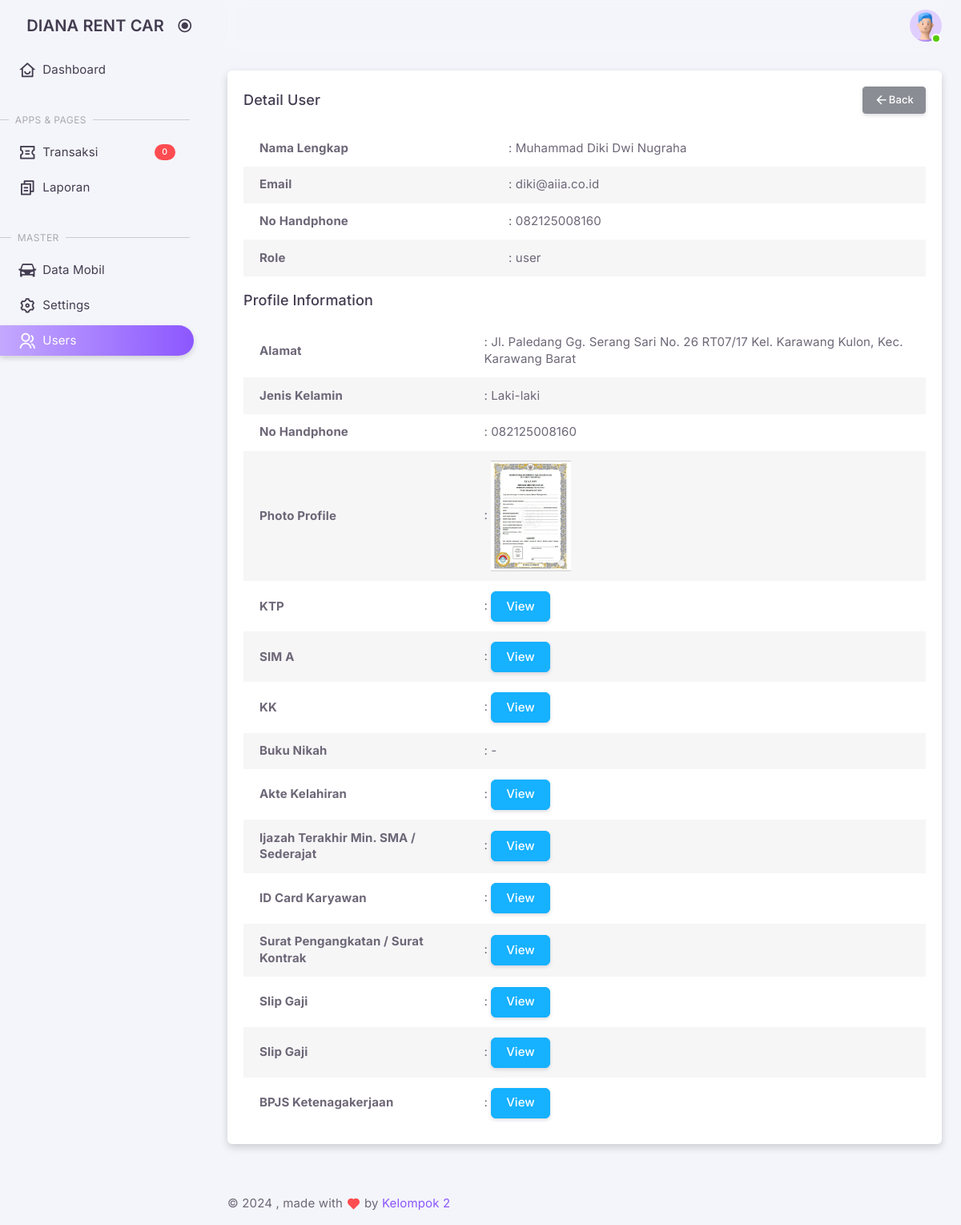
Page /admin/?views=user_detail&uuid=217b7f23-7013-433e-9d04-a3692547b282 (signed in) on the committed database.
### tables this page shows
CREATE TABLE IF NOT EXISTS `users` (
  `id` int NOT NULL AUTO_INCREMENT,
  `uuid` varchar(40) NOT NULL,
  `name` varchar(100) NOT NULL,
  `email` varchar(100) NOT NULL,
  `phone_number` varchar(15) DEFAULT NULL,
  `role` enum('admin','driver','user') NOT NULL DEFAULT 'user',
  `password` varchar(255) NOT NULL,
  `code` varchar(50) DEFAULT NULL,
  `is_verified` int DEFAULT NULL,
  `created_at` timestamp NULL DEFAULT CURRENT_TIMESTAMP,
  `updated_at` timestamp NULL DEFAULT CURRENT_TIMESTAMP ON UPDATE CURRENT_TIMESTAMP,
  PRIMARY KEY (`id`),
  UNIQUE KEY `email` (`email`),
  UNIQUE KEY `phone_number` (`phone_number`)
);

CREATE TABLE IF NOT EXISTS `tm_profiles` (
  `id` int NOT NULL AUTO_INCREMENT,
  `uuid` varchar(50) NOT NULL,
  `user_id` int NOT NULL,
  `address` text NOT NULL,
  `gender` varchar(255) NOT NULL,
  `photo_profile` varchar(255) NOT NULL,
  `ktp` varchar(255) NOT NULL,
  `sim` varchar(255) NOT NULL,
  `kk` varchar(255) NOT NULL,
  `buku_nikah` varchar(255) DEFAULT NULL,
  `akte` varchar(255) NOT NULL,
  `ijazah` varchar(255) NOT NULL,
  `id_card` varchar(255) DEFAULT NULL,
  `surat_keterangan` varchar(255) DEFAULT NULL,
  `slip_gaji` varchar(255) DEFAULT NULL,
  `bpjs` varchar(255) DEFAULT NULL,
  `created_at` timestamp NULL DEFAULT CURRENT_TIMESTAMP,
  `updated_at` timestamp NULL DEFAULT CURRENT_TIMESTAMP ON UPDATE CURRENT_TIMESTAMP,
  PRIMARY KEY (`id`),
  UNIQUE KEY `id` (`id`),
  KEY `fk_tm_profiles_user_id` (`user_id`),
  CONSTRAINT `fk_tm_profiles_user_id` FOREIGN KEY (`user_id`) REFERENCES `users` (`id`) ON DELETE CASCADE ON UPDATE CASCADE
);

### classes/User.php (called while the page is built, shortened)
<?php
class User
{
    private $conn;
    private $table = 'users';
    public function __construct()
    {
        $db = new Database();
        $this->conn = $db->connect();
    }
    public function detail($uuid)
    {
        $query = "SELECT * FROM " . $this->table . " WHERE uuid = ?";
        $stmt = $this->conn->prepare($query);
        $stmt->execute([$uuid]);
        return $stmt->fetch(PDO::FETCH_ASSOC);
    }
}

### classes/DatabaseExample.php (called while the page is built, shortened)
<?php
class Database
{
    private $host = 'localhost';
    private $db_name = 'dianarentcar';
    private $username = 'root';
    private $password = '';
    public function connect()
    {
        $this->conn = null;
        try {
            $this->conn = new PDO("mysql:host=" . $this->host . ";dbname=" . $this->db_name, $this->username, $this->password);
            $this->conn->setAttribute(PDO::ATTR_ERRMODE, PDO::ERRMODE_EXCEPTION);
        } catch (PDOException $e) {
            echo "Connection Error: " . $e->getMessage();
        }
        return $this->conn;
    }
}

### classes/Profile.php (called while the page is built, shortened)
<?php
class Profile
{
    private $conn;
    private $table = 'tm_profiles';
    public function __construct()
    {
        $db = new Database();
        $this->conn = $db->connect();
    }
    public function getByUserId($userId)
    {
        $query = "SELECT * FROM " . $this->table . " WHERE user_id = ?";
        $stmt = $this->conn->prepare($query);
        $stmt->execute([$userId]);
        return $stmt->fetch(PDO::FETCH_ASSOC);
    }
}

### admin/pages/user/detail.php (the view, shortened to what this page needs)
<?php
require_once '../classes/User.php';
require_once '../classes/Profile.php';
$getUser = new User();
$getProfile = new Profile();
$uuid = $_GET['uuid'];
$user = $getUser->detail($uuid);
$profile = $getProfile->getByUserId($user['id']);
?>
<div class="container-xxl flex-grow-1 container-p-y">
    <div class="row">
        <div class="col-xl">
            <div class="card mb-6">
                <div class="card-header d-flex justify-content-between align-items-center">
                    <h5 class="mb-0">Detail User</h5>
                    <small class="text-body float-end">
                        <a href="./index.php?views=user_list" class="btn btn-secondary btn-sm">
                            <i class="ri-arrow-left-line"></i> Back
                        </a>
                    </small>
                </div>
                <div class="card-body table-responsive">
                    <table class="table table-borderless table-striped table-hover" width="100">
                        <tbody>
                            <tr>
                                <td><b>Nama Lengkap</b></td>
                                <td>: <?php echo htmlspecialchars($user['name']); ?></td>
                            </tr>
                            <tr>
                                <td><b>Email</b></td>
                                <td>: <?php echo htmlspecialchars($user['email']); ?></td>
                            </tr>
                            <tr>
                                <td><b>No Handphone</b></td>
                                <td>: <?php echo htmlspecialchars($user['phone_number']); ?></td>
                            </tr>
                            <tr>
                                <td><b>Role</b></td>
                                <td>: <?php echo htmlspecialchars($user['role']); ?></td>
                            </tr>
                        </tbody>
                    </table>
                    <?php if ($profile): ?>
                        <h5 class="mt-4">Profile Information</h5>
                        <?php
                        function renderDocumentModal($type, $filePath)
                        {
                            if (empty($filePath)) {
                                echo "-";
                                return;
                            }
                            $fileName = htmlspecialchars($filePath);
                            $fileExtension = strtolower(pathinfo($fileName, PATHINFO_EXTENSION));
                            $modalId = $type . 'Modal';
                            if (in_array($fileExtension, ['jpg', 'jpeg', 'png', 'gif'])) {
                                echo "<button type='button' class='btn btn-info' data-bs-toggle='modal' data-bs-target='#{$modalId}'>View</button>";
                            } else {
                                echo "<p>Unsupported file type.</p>";
                            }
                        }
                        ?>
                        <table class="table table-borderless table-striped table-hover" width="100">
                            <tbody>
                                <tr>
                                    <td><b>Alamat</b></td>
                                    <td>: <?php echo htmlspecialchars($profile['address']); ?></td>
                                </tr>
                                <tr>
                                    <td><b>Jenis Kelamin</b></td>
                                    <td>: <?php echo htmlspecialchars($profile['gender']); ?></td>
                                </tr>
                                <tr>
                                    <td><b>No Handphone</b></td>
                                    <td>: <?php echo htmlspecialchars($user['phone_number']); ?></td>
                                </tr>
                                <tr>
                                    <td><b>Photo Profile</b></td>
                                    <td>: <img src="../assets/uploads/photo_profile/<?php echo htmlspecialchars($profile['photo_profile']); ?>" alt="Profile Photo" width="100"></td>
                                </tr>
                                <tr>
                                    <td><b>KTP</b></td>
                                    <td>: <?php renderDocumentModal('ktp', $profile['ktp']); ?></td>
                                </tr>
                                <tr>
                                    <td><b>SIM A</b></td>
                                    <td>: <?php renderDocumentModal('sim', $profile['sim']); ?></td>
                                </tr>
                                <tr>
                                    <td><b>KK</b></td>
                                    <td>: <?php renderDocumentModal('kk', $profile['kk']); ?></td>
                                </tr>
                                <tr>
                                    <td><b>Buku Nikah</b></td>
                                    <td>: <?php renderDocumentModal('buku_nikah', $profile['buku_nikah']); ?></td>
                                </tr>
                                <tr>
                                    <td><b>Akte Kelahiran</b></td>
                                    <td>: <?php renderDocumentModal('akte', $profile['akte']); ?></td>
                                </tr>
                                <tr>
                                    <td><b>Ijazah Terakhir Min. SMA / Sederajat</b></td>
                                    <td>: <?php renderDocumentModal('ijazah', $profile['ijazah']); ?></td>
                                </tr>
                                <tr>
                                    <td><b>ID Card Karyawan</b></td>
                                    <td>: <?php renderDocumentModal('id_card', $profile['id_card']); ?></td>
                                </tr>
                                <tr>
                                    <td><b>Surat Pengangkatan / Surat Kontrak</b></td>
                                    <td>: <?php renderDocumentModal('id_card', $profile['id_card']); ?></td>
                                </tr>
                                <tr>
                                    <td><b>Slip Gaji</b></td>
                                    <td>: <?php renderDocumentModal('slip_gaji', $profile['slip_gaji']); ?></td>
                                </tr>
                                <tr>
                                    <td><b>Slip Gaji</b></td>
                                    <td>: <?php renderDocumentModal('slip_gaji', $profile['slip_gaji']); ?></td>
                                </tr>
                                <tr>
                                    <td><b>BPJS Ketenagakerjaan</b></td>
                                    <td>: <?php renderDocumentModal('bpjs', $profile['bpjs']); ?></td>
                                </tr>
                            </tbody>
                        </table>
                    <?php else: ?>
                        <p>No profile information available.</p>
                    <?php endif; ?>
                </div>
            </div>
        </div>
    </div>
</div>

### rows in the picture
users: name "Muhammad Diki Dwi Nugraha", email "diki@aiia.co.id", phone_number "082125008160", role "user"
tm_profiles: address "Jl. Paledang Gg. Serang Sari No. 26 RT07/17 Kel. Karawang Kulon, Kec. Karawang Barat", gender "Laki-laki", photo_profile (picture)

### other values in the picture
$totalBookings "0"
